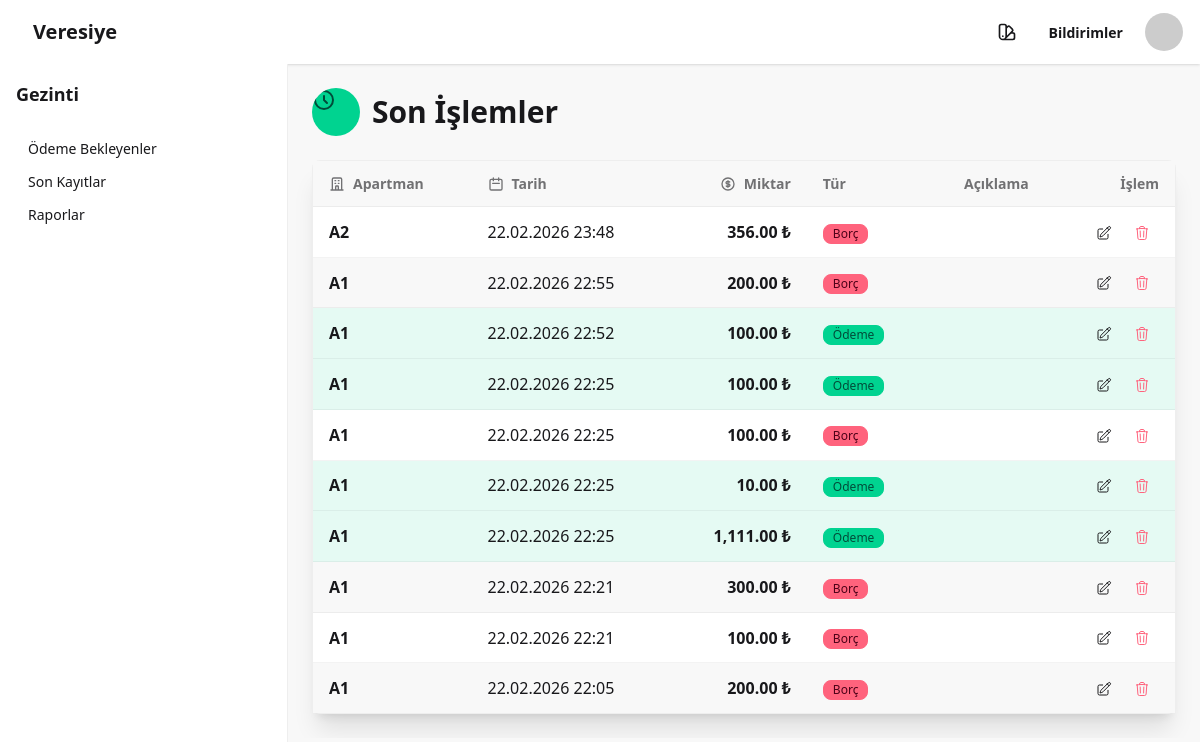
Page /last_transactions/ (signed in) on the earlier database version.
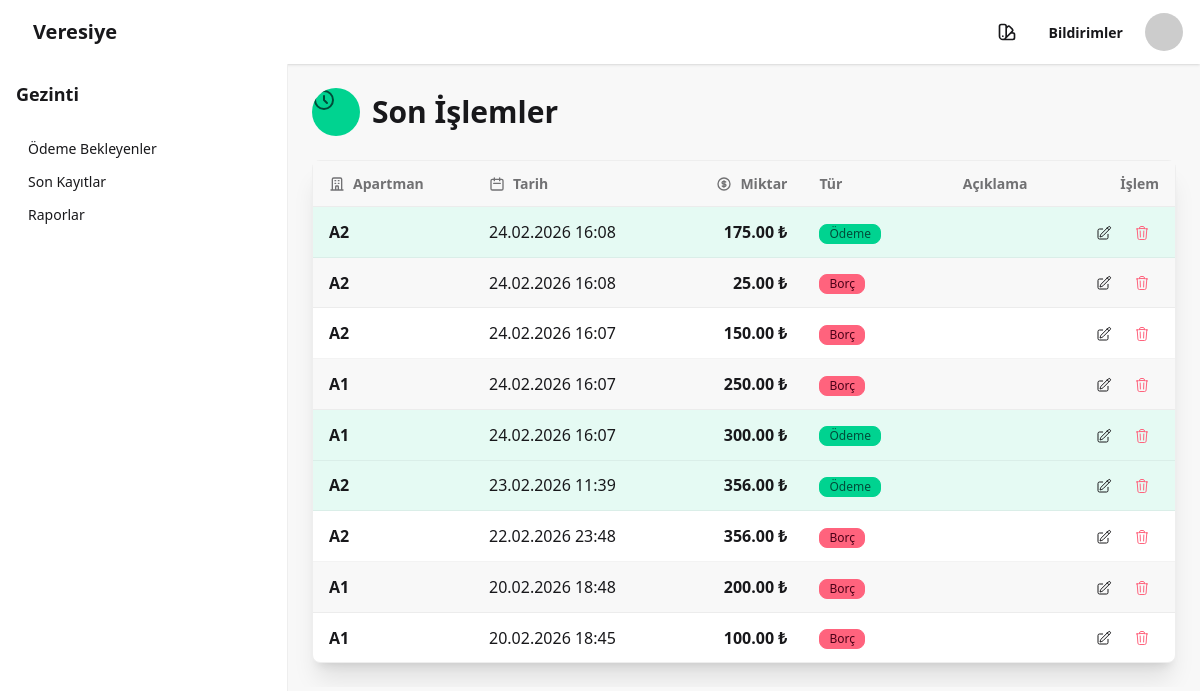
Same page on the later database version.
### main/models.py (models this page shows, shortened)
class Transaction(models.Model):
    apartment = models.ForeignKey(Apartment, on_delete=models.CASCADE, related_name='transactions')
    amount = models.DecimalField(max_digits=10, decimal_places=2)
    is_debt = models.BooleanField(default=False)
    payment_method = models.CharField(max_length=50, blank=True, null=True)
    description = models.TextField(blank=True, null=True)
    date = models.DateTimeField(auto_now_add=True)
    active = models.BooleanField(default=True, blank=True, null=True)
    updated_at = models.DateTimeField(auto_now=True)
    created_by_name = models.ForeignKey(User, on_delete=models.SET_NULL, null=True, related_name='created_transactions')
    updated_by_name = models.ForeignKey(User, on_delete=models.SET_NULL, null=True, related_name='updated_transactions')

class Apartment(models.Model):
    number = models.CharField(max_length=3)
    name = models.CharField(max_length=100 ,blank=True, null=True)
    phone= models.CharField(max_length=20, blank=True, null=True)
    def __str__(self):
        return self.number

### main/views.py (the view)
# urls.py: path('last_transactions/', views.last_transactions, name='last_transactions'),
@login_required
def last_transactions(request):
    transactions = Transaction.objects.filter(active=True).order_by('-updated_at')[:10]
    context = {
        'transactions': transactions,
    }
    return render(request, 'last_transactions.html', context)

### main/templates/last_transactions.html (shortened to what the changed rows need)
{% extends "base.html" %}
{% load humanize %}
{% block content %}
<div class="max-w-7xl mx-auto space-y-6">
    <div class="flex items-center gap-3">
        <h1 class="text-2xl md:text-3xl font-bold text-base-content">Son İşlemler</h1>
    </div>
    <div class="card bg-base-100 shadow-xl border border-base-300">
        <div class="card-body p-0">
            <div class="overflow-x-auto">
                <table class="table table-zebra w-full text-xs sm:text-sm md:text-base">
                    <thead class="bg-base-200">
                        <tr>
                            <th>
                                <div class="flex items-center gap-2">
                                    Apartman
                                </div>
                            </th>
                            <th>
                                <div class="flex items-center gap-2">
                                    <svg xmlns="http://www.w3.org/2000/svg" class="h-4 w-4" fill="none" viewBox="0 0 24 24" stroke="currentColor">
                                        <path stroke-linecap="round" stroke-linejoin="round" stroke-width="2" d="M8 7V3m8 4V3m-9 8h10M5 21h14a2 2 0 002-2V7a2 2 0 00-2-2H5a2 2 0 00-2 2v12a2 2 0 002 2z" />
                                    </svg>
                                    Tarih
                                </div>
                            </th>
                            <th class="text-right">
                                <div class="flex items-center justify-end gap-2">
                                    Miktar
                                </div>
                            </th>
                            <th class="hidden lg:table-cell">Tür</th>
                            <th class="text-right hidden lg:table-cell">Açıklama</th>
                            <th class="text-right">İşlem</th>
                        </tr>
                    </thead>
                    <tbody>
                        {% for transaction in transactions %}
                        <tr class="{% if not transaction.is_debt %}bg-success/10{% endif %} cursor-pointer hover:bg-warning/20 transition-colors duration-150"
                            onclick="window.location.href='{% url 'main:apartment_detail' apartment_number=transaction.apartment.number %}';">
                            <td class="font-semibold">{{ transaction.apartment }}</td>
                            <td>{{ transaction.updated_at|date:"d.m.Y H:i" }}</td>
                            <td class="text-right font-bold">{{ transaction.amount|floatformat:2|intcomma }} ₺</td>
                            <td class="hidden lg:table-cell">
                                <div class="badge {% if transaction.is_debt %}badge-error{% else %}badge-success{% endif %} badge-sm">
                                    {% if transaction.is_debt %}Borç{% else %}Ödeme{% endif %}
                                </div>
                            </td>
                            <td class="hidden lg:table-cell text-right text-xs">{{ transaction.description }}</td>
                            <td class="text-right">
                                <div class="btn-group btn-group-horizontal">
                                    <button class="btn btn-xs btn-ghost tooltip"
                                        hx-get="{% url 'main:htmx_transaction_update' transaction_id=transaction.id transaction_type='update'%}"
                                        hx-target="body"
                                        hx-swap="beforeend"
                                        data-tip="Düzenle"
                                        onclick="event.stopPropagation();">
                                    </button>
                                    <button class="btn btn-xs btn-ghost text-error tooltip"
                                        hx-get="{% url 'main:htmx_transaction_update' transaction_id=transaction.id transaction_type='delete'%}"
                                        hx-target="body"
                                        hx-swap="beforeend"
                                        data-tip="Sil"
                                        onclick="event.stopPropagation();">
                                    </button>
                                </div>
                            </td>
                        </tr>
                        {% endfor %}
                    </tbody>
                </table>
            </div>
        </div>
    </div>
</div>
{% endblock content %}

Differences in the rows shown:
no longer on this page (row edited): Transaction: is_debt "Borç"
no longer on this page (row edited): Transaction: is_debt "Ödeme"
no longer on this page (row edited): Transaction: is_debt "Ödeme"
no longer on this page (row edited): Transaction: is_debt "Borç"
no longer on this page (row edited): Transaction: is_debt "Ödeme"
no longer on this page (row edited): Transaction: is_debt "Ödeme"
no longer on this page (row edited): Transaction: is_debt "Borç"
no longer on this page (row edited): Transaction: is_debt "Borç"
no longer on this page (row edited): Transaction: is_debt "Borç"
added Transaction: is_debt "Ödeme"
added Transaction: is_debt "Borç"
added Transaction: is_debt "Borç"
added Transaction: is_debt "Borç"
added Transaction: is_debt "Ödeme"
added Transaction: is_debt "Ödeme"
now on this page (row unchanged): Transaction: is_debt "Borç"
now on this page (row unchanged): Transaction: is_debt "Borç"
